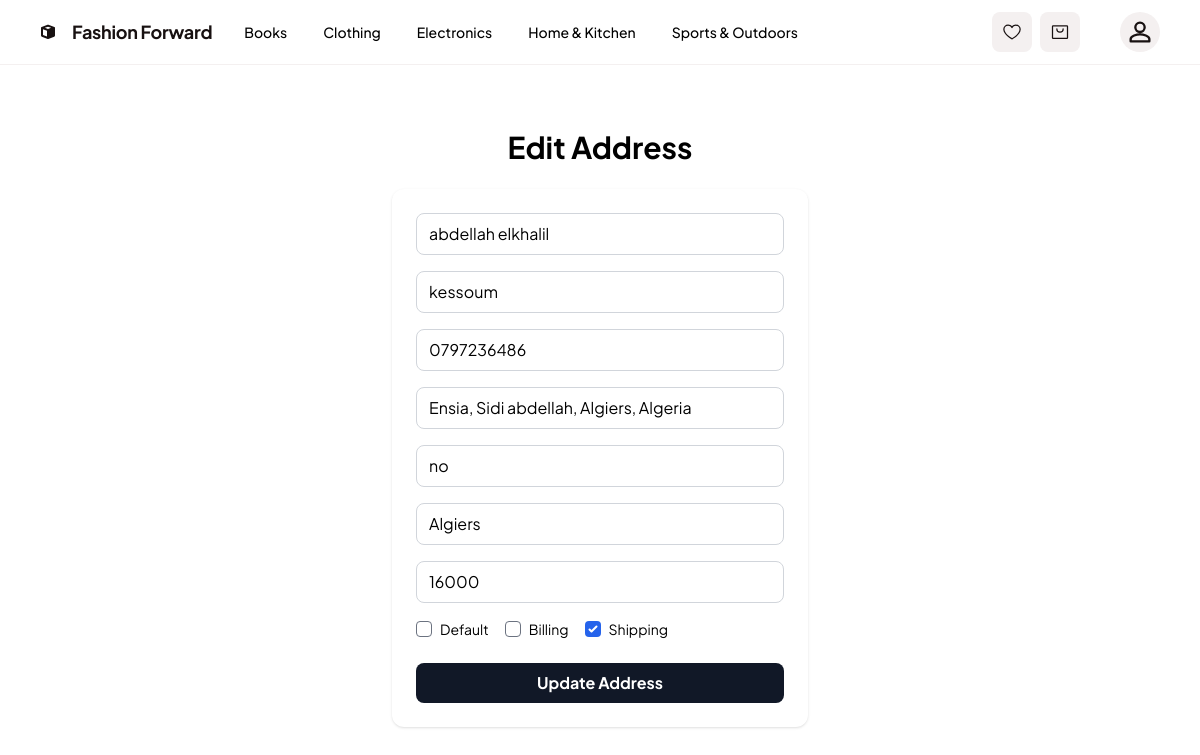
Page /accounts/addresses/1/edit/ (signed in) on the committed database.
### products/models.py (models this page shows, shortened)
class Category(models.Model):
    name = models.CharField(max_length=200, unique=True)
    slug = models.SlugField(max_length=200, unique=True, blank=True)
    description = models.TextField(blank=True)
    image = models.ImageField(upload_to='categories/', blank=True, null=True)
    created_at = models.DateTimeField(auto_now_add=True)
    updated_at = models.DateTimeField(auto_now=True)
    class Meta:
        verbose_name_plural = 'Categories'
        ordering = ['name']

### accounts/models.py (models this page shows, shortened)
class Address(models.Model):
    user = models.ForeignKey(User, on_delete=models.CASCADE, related_name='addresses')
    first_name = models.CharField(max_length=100)
    last_name = models.CharField(max_length=100)
    phone = models.CharField(max_length=20, blank=True)
    street_address = models.CharField(max_length=255)
    apartment = models.CharField(max_length=100, blank=True)
    city = models.CharField(max_length=100)
    zip_code = models.CharField(max_length=10)
    is_default = models.BooleanField(default=False)
    is_billing = models.BooleanField(default=False)
    is_shipping = models.BooleanField(default=True)
    created_at = models.DateTimeField(auto_now_add=True)
    updated_at = models.DateTimeField(auto_now=True)
    class Meta:
        verbose_name_plural = 'Addresses'
        ordering = ['-is_default', '-created_at']

### accounts/views.py (the view, shortened to what this page needs)
# urls.py: path('addresses/<int:address_id>/edit/', views.address_edit, name='address_edit'),
@login_required
def address_edit(request, address_id):
    address = get_object_or_404(Address, id=address_id, user=request.user)
    return render(request, 'accounts/address_edit.html', {
        'address': address,
        'user': request.user
    })

### products/context_processors.py (called while the page is built)
def navbar_categories(request):
    return {'navbar_categories': Category.objects.all()}

### accounts/templates/accounts/address_edit.html (shortened to what this page needs)
{% extends "base.html" %}
{% block content %}
<div class="max-w-md mx-auto px-4 py-16">
  <h1 class="text-3xl font-bold text-center mb-6">Edit Address</h1>
  <form method="post" class="bg-white rounded-xl shadow p-6 flex flex-col gap-4">
    <input type="text" name="first_name" value="{{ address.first_name }}" placeholder="First Name" class="form-input rounded-lg border-gray-300 focus:border-gray-500 focus:ring-0" required />
    <input type="text" name="last_name" value="{{ address.last_name }}" placeholder="Last Name" class="form-input rounded-lg border-gray-300 focus:border-gray-500 focus:ring-0" required />
    <input type="text" name="phone" value="{{ address.phone }}" placeholder="Phone" class="form-input rounded-lg border-gray-300 focus:border-gray-500 focus:ring-0" />
    <input type="text" name="street_address" value="{{ address.street_address }}" placeholder="Street Address" class="form-input rounded-lg border-gray-300 focus:border-gray-500 focus:ring-0" required />
    <input type="text" name="apartment" value="{{ address.apartment }}" placeholder="Apartment (optional)" class="form-input rounded-lg border-gray-300 focus:border-gray-500 focus:ring-0" />
    <input type="text" name="city" value="{{ address.city }}" placeholder="City" class="form-input rounded-lg border-gray-300 focus:border-gray-500 focus:ring-0" required />
    <input type="text" name="zip_code" value="{{ address.zip_code }}" placeholder="ZIP Code" class="form-input rounded-lg border-gray-300 focus:border-gray-500 focus:ring-0" required />
    <div class="flex gap-4">
      <label class="flex items-center gap-2 text-sm"><input type="checkbox" name="is_default" class="form-checkbox rounded" {% if address.is_default %}checked{% endif %}/> Default</label>
      <label class="flex items-center gap-2 text-sm"><input type="checkbox" name="is_billing" class="form-checkbox rounded" {% if address.is_billing %}checked{% endif %}/> Billing</label>
      <label class="flex items-center gap-2 text-sm"><input type="checkbox" name="is_shipping" class="form-checkbox rounded" {% if address.is_shipping %}checked{% endif %}/> Shipping</label>
    </div>
    <button type="submit" class="bg-gray-900 hover:bg-gray-700 text-white font-bold py-2 px-6 rounded-lg mt-2">Update Address</button>
  </form>
</div>
{% endblock %}

### core/templates/base.html (shortened to what this page needs)
{% load static %}
<!DOCTYPE html>
<html lang="en">
<head>
  <script src="https://cdn.tailwindcss.com?plugins=forms,container-queries"></script>
</head>
<body class="bg-white" style='font-family: "Plus Jakarta Sans", "Noto Sans", sans-serif;'>
  <div class="relative flex min-h-screen flex-col bg-white overflow-x-hidden">
    <div class="flex flex-col h-full grow">
      <header x-data="{ open: false }" class="flex items-center justify-between border-b border-[#f4f0f0] px-4 sm:px-10 py-3">
        <div class="flex items-center gap-8">
          <a href="{% url 'core-home' %}" class="flex items-center gap-4 text-[#181111]">
            <div class="w-4 h-4">
            </div>
            <h2 class="text-lg font-bold leading-tight tracking-[-0.015em]">Fashion Forward</h2>
          </a>
          <nav class="hidden lg:flex items-center gap-9">
            {% for category in navbar_categories %}
              <a class="text-sm font-medium" href="{% url 'category_detail' category.slug %}">{{ category.name }}</a>
            {% endfor %}
          </nav>
        </div>
        <div class="hidden lg:flex flex-1 justify-end gap-8">
          <div class="flex gap-2">
            <a href="#" class="flex items-center justify-center rounded-lg h-10 bg-[#f4f0f0] text-[#181111] px-2.5">
            </a>
            <a href="{% url 'cart_detail' %}" class="flex items-center justify-center rounded-lg h-10 bg-[#f4f0f0] text-[#181111] px-2.5">
            </a>
          </div>
          <a href="{% url 'profile' %}" class="flex items-center justify-center rounded-full h-10 w-10 bg-[#f4f0f0] text-[#181111] ml-2">
            <svg xmlns="http://www.w3.org/2000/svg" width="28" height="28" fill="none" viewBox="0 0 24 24" stroke="currentColor">
              <path stroke-linecap="round" stroke-linejoin="round" stroke-width="2" d="M12 12c2.21 0 4-1.79 4-4s-1.79-4-4-4-4 1.79-4 4 1.79 4 4 4zm0 2c-2.67 0-8 1.34-8 4v2h16v-2c0-2.66-5.33-4-8-4z" />
            </svg>
          </a>
        </div>
      </header>
      <main class="flex-1">
        {% block content %}{% endblock %}
      </main>
    </div>
  </div>
</body>
</html>

### rows in the picture
Category: name "Books"
Category: name "Clothing"
Category: name "Electronics"
Category: name "Home & Kitchen"
Category: name "Sports & Outdoors"
Address: first_name "abdellah elkhalil", last_name "kessoum", phone "0797236486", street_address "Ensia, Sidi abdellah, Algiers, Algeria", apartment "no", city "Algiers", zip_code "16000", is_shipping "☑"
